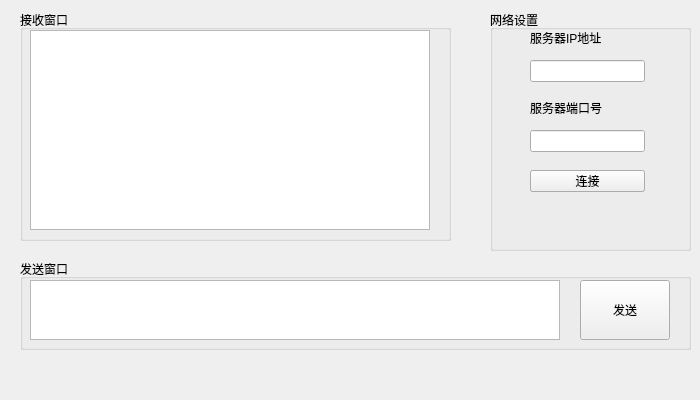
<?xml version="1.0" encoding="UTF-8"?>
<ui version="4.0">
 <class>MainWindowClass</class>
 <widget class="QWidget" name="MainWindowClass">
  <property name="geometry">
   <rect>
    <x>0</x>
    <y>0</y>
    <width>700</width>
    <height>400</height>
   </rect>
  </property>
  <property name="windowTitle">
   <string>MainWindow</string>
  </property>
  <widget class="QPushButton" name="pushButton_send">
   <property name="geometry">
    <rect>
     <x>580</x>
     <y>280</y>
     <width>90</width>
     <height>60</height>
    </rect>
   </property>
   <property name="text">
    <string>发送</string>
   </property>
  </widget>
  <widget class="QGroupBox" name="groupBox">
   <property name="geometry">
    <rect>
     <x>20</x>
     <y>259</y>
     <width>671</width>
     <height>91</height>
    </rect>
   </property>
   <property name="title">
    <string>发送窗口</string>
   </property>
  </widget>
  <widget class="QTextEdit" name="textEdit_send">
   <property name="geometry">
    <rect>
     <x>30</x>
     <y>280</y>
     <width>530</width>
     <height>60</height>
    </rect>
   </property>
  </widget>
  <widget class="QGroupBox" name="groupBox_2">
   <property name="geometry">
    <rect>
     <x>20</x>
     <y>10</y>
     <width>431</width>
     <height>231</height>
    </rect>
   </property>
   <property name="title">
    <string>接收窗口</string>
   </property>
  </widget>
  <widget class="QTextEdit" name="textEdit_com">
   <property name="geometry">
    <rect>
     <x>30</x>
     <y>30</y>
     <width>400</width>
     <height>200</height>
    </rect>
   </property>
  </widget>
  <widget class="QLabel" name="label">
   <property name="geometry">
    <rect>
     <x>530</x>
     <y>30</y>
     <width>101</width>
     <height>16</height>
    </rect>
   </property>
   <property name="text">
    <string>服务器IP地址</string>
   </property>
  </widget>
  <widget class="QLineEdit" name="lineEdit_ip">
   <property name="geometry">
    <rect>
     <x>530</x>
     <y>60</y>
     <width>115</width>
     <height>22</height>
    </rect>
   </property>
  </widget>
  <widget class="QLabel" name="label_2">
   <property name="geometry">
    <rect>
     <x>530</x>
     <y>100</y>
     <width>101</width>
     <height>16</height>
    </rect>
   </property>
   <property name="text">
    <string>服务器端口号</string>
   </property>
  </widget>
  <widget class="QLineEdit" name="lineEdit_port">
   <property name="geometry">
    <rect>
     <x>530</x>
     <y>130</y>
     <width>115</width>
     <height>22</height>
    </rect>
   </property>
  </widget>
  <widget class="QGroupBox" name="groupBox_3">
   <property name="geometry">
    <rect>
     <x>490</x>
     <y>10</y>
     <width>201</width>
     <height>241</height>
    </rect>
   </property>
   <property name="title">
    <string>网络设置</string>
   </property>
  </widget>
  <widget class="QPushButton" name="pushButton_dis">
   <property name="geometry">
    <rect>
     <x>530</x>
     <y>170</y>
     <width>115</width>
     <height>22</height>
    </rect>
   </property>
   <property name="text">
    <string>断开</string>
   </property>
  </widget>
  <widget class="QPushButton" name="pushButton_connect">
   <property name="geometry">
    <rect>
     <x>530</x>
     <y>170</y>
     <width>115</width>
     <height>22</height>
    </rect>
   </property>
   <property name="text">
    <string>连接</string>
   </property>
  </widget>
  <zorder>groupBox_3</zorder>
  <zorder>groupBox_2</zorder>
  <zorder>groupBox</zorder>
  <zorder>pushButton_send</zorder>
  <zorder>textEdit_send</zorder>
  <zorder>textEdit_com</zorder>
  <zorder>label</zorder>
  <zorder>lineEdit_ip</zorder>
  <zorder>label_2</zorder>
  <zorder>lineEdit_port</zorder>
  <zorder>pushButton_dis</zorder>
  <zorder>pushButton_connect</zorder>
 </widget>
 <layoutdefault spacing="6" margin="11"/>
 <resources>
  <include location="MainWindow.qrc"/>
 </resources>
 <connections/>
</ui>
